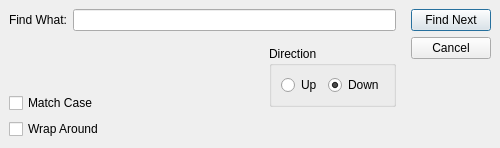
<?xml version="1.0" encoding="UTF-8"?>
<ui version="4.0">
 <class>FindDialog</class>
 <widget class="QDialog" name="FindDialog">
  <property name="geometry">
   <rect>
    <x>0</x>
    <y>0</y>
    <width>500</width>
    <height>148</height>
   </rect>
  </property>
  <property name="windowTitle">
   <string>Find</string>
  </property>
  <layout class="QHBoxLayout" name="horizontalLayout">
   <property name="leftMargin">
    <number>0</number>
   </property>
   <property name="topMargin">
    <number>0</number>
   </property>
   <property name="rightMargin">
    <number>0</number>
   </property>
   <property name="bottomMargin">
    <number>0</number>
   </property>
   <item>
    <widget class="QWidget" name="widget" native="true">
     <layout class="QVBoxLayout" name="verticalLayout">
      <property name="rightMargin">
       <number>0</number>
      </property>
      <item>
       <widget class="QWidget" name="widget_3" native="true">
        <property name="maximumSize">
         <size>
          <width>16777215</width>
          <height>31</height>
         </size>
        </property>
        <layout class="QFormLayout" name="formLayout">
         <property name="leftMargin">
          <number>0</number>
         </property>
         <property name="topMargin">
          <number>0</number>
         </property>
         <property name="rightMargin">
          <number>0</number>
         </property>
         <property name="bottomMargin">
          <number>0</number>
         </property>
         <item row="0" column="0">
          <widget class="QLabel" name="label">
           <property name="text">
            <string>Find What:</string>
           </property>
          </widget>
         </item>
         <item row="0" column="1">
          <widget class="QLineEdit" name="lineEdit"/>
         </item>
        </layout>
       </widget>
      </item>
      <item>
       <widget class="QWidget" name="widget_4" native="true">
        <layout class="QHBoxLayout" name="horizontalLayout_2">
         <property name="leftMargin">
          <number>0</number>
         </property>
         <property name="topMargin">
          <number>0</number>
         </property>
         <property name="rightMargin">
          <number>0</number>
         </property>
         <property name="bottomMargin">
          <number>0</number>
         </property>
         <item alignment="Qt::AlignBottom">
          <widget class="QWidget" name="widget_5" native="true">
           <layout class="QVBoxLayout" name="verticalLayout_3">
            <property name="leftMargin">
             <number>0</number>
            </property>
            <property name="topMargin">
             <number>0</number>
            </property>
            <property name="rightMargin">
             <number>0</number>
            </property>
            <property name="bottomMargin">
             <number>0</number>
            </property>
            <item>
             <widget class="QCheckBox" name="checkBoxMatch_Case">
              <property name="text">
               <string>Match Case</string>
              </property>
             </widget>
            </item>
            <item>
             <widget class="QCheckBox" name="checkBoxWrap_Around">
              <property name="text">
               <string>Wrap Around</string>
              </property>
             </widget>
            </item>
           </layout>
          </widget>
         </item>
         <item>
          <spacer name="horizontalSpacer">
           <property name="orientation">
            <enum>Qt::Horizontal</enum>
           </property>
           <property name="sizeHint" stdset="0">
            <size>
             <width>40</width>
             <height>20</height>
            </size>
           </property>
          </spacer>
         </item>
         <item alignment="Qt::AlignTop">
          <widget class="QGroupBox" name="groupBox">
           <property name="maximumSize">
            <size>
             <width>140</width>
             <height>67</height>
            </size>
           </property>
           <property name="title">
            <string>Direction</string>
           </property>
           <layout class="QHBoxLayout" name="horizontalLayout_3">
            <item>
             <widget class="QRadioButton" name="radioUp">
              <property name="text">
               <string>Up</string>
              </property>
             </widget>
            </item>
            <item>
             <widget class="QRadioButton" name="radioDown">
              <property name="text">
               <string>Down</string>
              </property>
              <property name="checked">
               <bool>true</bool>
              </property>
             </widget>
            </item>
           </layout>
          </widget>
         </item>
        </layout>
       </widget>
      </item>
     </layout>
    </widget>
   </item>
   <item alignment="Qt::AlignTop">
    <widget class="QWidget" name="widget_2" native="true">
     <layout class="QVBoxLayout" name="verticalLayout_2">
      <item>
       <widget class="QPushButton" name="buttonFind_Next">
        <property name="text">
         <string>Find Next</string>
        </property>
       </widget>
      </item>
      <item>
       <widget class="QPushButton" name="buttonCancel">
        <property name="text">
         <string>Cancel</string>
        </property>
       </widget>
      </item>
     </layout>
    </widget>
   </item>
  </layout>
 </widget>
 <resources/>
 <connections>
  <connection>
   <sender>buttonCancel</sender>
   <signal>clicked()</signal>
   <receiver>FindDialog</receiver>
   <slot>accept()</slot>
   <hints>
    <hint type="sourcelabel">
     <x>450</x>
     <y>52</y>
    </hint>
    <hint type="destinationlabel">
     <x>249</x>
     <y>73</y>
    </hint>
   </hints>
  </connection>
 </connections>
</ui>
